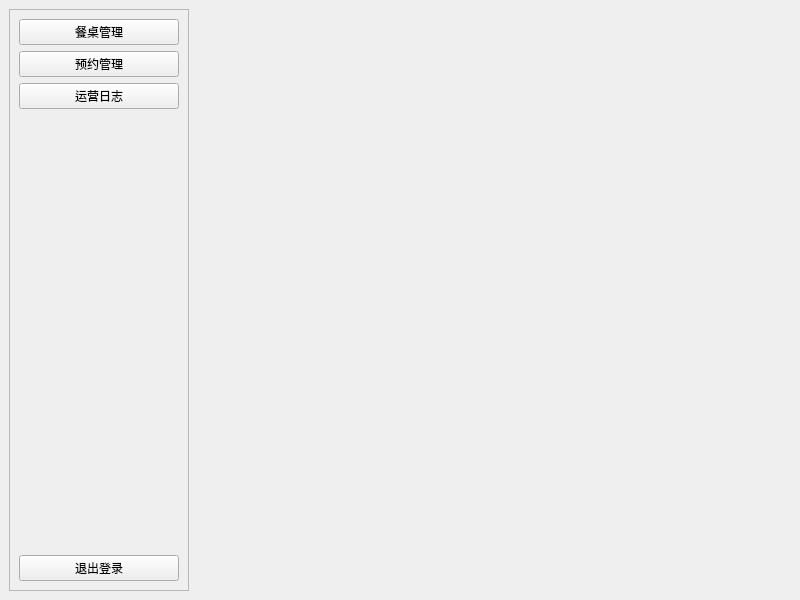
<?xml version="1.0" encoding="UTF-8"?>
<ui version="4.0">
 <class>MainWindow</class>
 <widget class="QMainWindow" name="MainWindow">
  <property name="geometry">
   <rect>
    <x>0</x>
    <y>0</y>
    <width>800</width>
    <height>600</height>
   </rect>
  </property>
  <property name="windowTitle">
   <string>MainWindow</string>
  </property>
  <widget class="QWidget" name="centralwidget">
   <layout class="QHBoxLayout" name="horizontalLayout">
    <item>
     <widget class="QFrame" name="frame_LeftNav">
      <property name="minimumSize">
       <size>
        <width>180</width>
        <height>0</height>
       </size>
      </property>
      <property name="maximumSize">
       <size>
        <width>180</width>
        <height>16777215</height>
       </size>
      </property>
      <property name="frameShape">
       <enum>QFrame::Shape::StyledPanel</enum>
      </property>
      <property name="frameShadow">
       <enum>QFrame::Shadow::Raised</enum>
      </property>
      <layout class="QVBoxLayout" name="verticalLayout">
       <item>
        <widget class="QPushButton" name="btn_TablePage">
         <property name="text">
          <string>餐桌管理</string>
         </property>
        </widget>
       </item>
       <item>
        <widget class="QPushButton" name="btn_ReservationPage">
         <property name="text">
          <string>预约管理</string>
         </property>
        </widget>
       </item>
       <item>
        <widget class="QPushButton" name="btn_LogPage">
         <property name="text">
          <string>运营日志</string>
         </property>
        </widget>
       </item>
       <item>
        <spacer name="verticalSpacer">
         <property name="orientation">
          <enum>Qt::Orientation::Vertical</enum>
         </property>
         <property name="sizeHint" stdset="0">
          <size>
           <width>20</width>
           <height>387</height>
          </size>
         </property>
        </spacer>
       </item>
       <item>
        <widget class="QPushButton" name="btn_Logout">
         <property name="text">
          <string>退出登录</string>
         </property>
        </widget>
       </item>
      </layout>
     </widget>
    </item>
    <item>
     <widget class="QStackedWidget" name="stacked_Main">
      <property name="currentIndex">
       <number>-1</number>
      </property>
     </widget>
    </item>
   </layout>
  </widget>
 </widget>
 <resources/>
 <connections/>
</ui>
